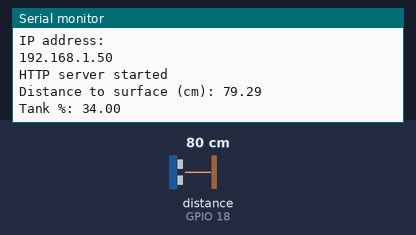
This sketch was run on a simulated ESP32. On the bench: the last lines printed to the serial monitor. Wiring (inferred from the names in the program): ultrasonic range finder: trigger GPIO 5; echo GPIO 18. The test bench sets the inputs (shaded band); at power-on: distance to the obstacle (sensor on GPIO 18) 80 cm. The echo pulse lasts 58.3 µs per cm; WiFi joins after 1.5 s; servers stay silent unless stated.

Above: at 6.7 s.
6.8 s: distance to the obstacle (sensor on GPIO 18) set to 2 cm
At 11.0 s:
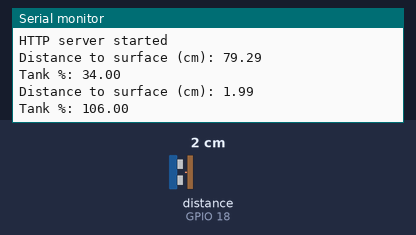
11.6 s: distance to the obstacle (sensor on GPIO 18) set to 4 cm
At 14.0 s:
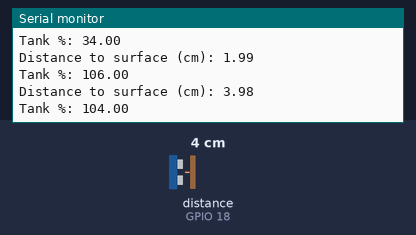
Timing chart, 0 to 15.5 s (numbered marks = the images above; inputs shaded):
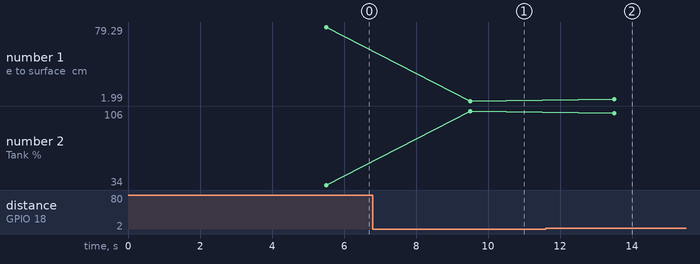

Measured:
- after the input at 6.8 s, the serial monitor: prints a new line after 2.7 s (image 1)
- after the input at 11.6 s, the serial monitor: prints a new line after 1.9 s (image 2)
- plotted number 1: 79.29 → 1.99 after the input at 6.8 s, 1.99 → 3.98 after the input at 11.6 s
- plotted number 2: 34 → 106 after the input at 6.8 s, 106 → 104 after the input at 11.6 s

The sketch:

tankwifi.ino
```cpp
#include <WiFi.h>
#include <WiFiClient.h>
#include <WebServer.h>  //https://github.com/bbx10/WebServer_tng

WebServer server ( 80 );

const char* ssid     = "MEPPURATH";
const char* password = "*****";

  //If the sensor does not work, try the 0x77 address as well
// int LEDPIN = 2;
// String  ledState = "OFF";

const int trigPin = 5;
const int echoPin = 18;

//define sound speed in cm/uS
#define SOUND_SPEED 0.034
#define CM_TO_INCH 0.393701

long duration;
float distanceCm;
float y;


void setup()
{
  // pinMode(LEDPIN, OUTPUT);

  Serial.begin(115200);


  connectToWifi();

  beginServer();
// Starts the serial communication
  pinMode(trigPin, OUTPUT); // Sets the trigPin as an Output
  pinMode(echoPin, INPUT); // Sets the echoPin as an Input
}

void loop() {

  digitalWrite(trigPin, LOW);
  delayMicroseconds(2);
  // Sets the trigPin on HIGH state for 10 micro seconds
  digitalWrite(trigPin, HIGH);
  delayMicroseconds(10);
  digitalWrite(trigPin, LOW);

  // Reads the echoPin, returns the sound wave travel time in microseconds
  duration = pulseIn(echoPin, HIGH);

  // Calculate the distance
  distanceCm = duration * SOUND_SPEED/2;


  // Prints the distance in the Serial Monitor
  Serial.print("Distance to surface (cm): ");
  Serial.println(distanceCm);
  y = map(distanceCm, 8, 113, 100, 1);
  Serial.print("Tank %: ");
  Serial.println(y);
delay(2000);
 server.handleClient();
 delay(2000);

}

void connectToWifi()
{
  WiFi.enableSTA(true);

  delay(2000);

  WiFi.begin(ssid, password);

  while (WiFi.status() != WL_CONNECTED) {
        delay(500);
        Serial.print(".");
    }
  Serial.println("");
  Serial.println("WiFi connected");
  Serial.println("IP address: ");
  Serial.println(WiFi.localIP());
  delay(1000);
}

void beginServer()
{
  server.on ( "/", handleRoot );
  server.begin();
  Serial.println ( "HTTP server started" );
  delay(1000);
}

void handleRoot(){
  if ( server.hasArg("LED") ) {
    // handleSubmit();
    server.send ( 200, "text/html", getPage() );
  } else {
    server.send ( 200, "text/html", getPage() );
  }
}


// void handleSubmit() {

//   String LEDValue;
//   LEDValue = server.arg("LED");
//   Serial.println("Set GPIO ");
//   Serial.print(LEDValue);

//   if ( LEDValue == "1" ) {
//     digitalWrite(LEDPIN, HIGH);
//     ledState = "On";
//     server.send ( 200, "text/html", getPage() );
//   }
//   else if( LEDValue == "0" )
//   {
//     digitalWrite(LEDPIN, LOW);
//     ledState = "Off";
//     server.send ( 200, "text/html", getPage() );
//   } else
//   {
//     Serial.println("Error Led Value");
//   }
// }

String getPage(){
  String page = "<html lang=en-EN><head><meta http-equiv='refresh' content='60'/>";
  page += "<title>ESP32 WebServer</title>";
  page += "<style> body { background-color: #040404; font-family: Arial, Helvetica, Sans-Serif; Color: #53CBFB; font-size: 7vw; }</style>";
  // page += "<style> body { background-color: #f0f0f0; font-family: 'Roboto', Arial, Helvetica, Sans-Serif; color: #1a1a1a; margin: 20px; }</style>";
  page += "</head><body><h1>ESP32 Water Tank Monitor</h1>";
  page += "<h3>Distance to surface : "+String(distanceCm)+" cm</h3>";
  page += "<h2>Tank : "+String(y)+"% </h2>";

  page += "</body></html>";
  return page;
}
```
